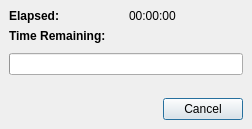
<ui version="4.0" >
 <class>Dialog</class>
 <widget class="QDialog" name="Dialog" >
  <property name="geometry" >
   <rect>
    <x>0</x>
    <y>0</y>
    <width>252</width>
    <height>129</height>
   </rect>
  </property>
  <property name="windowTitle" >
   <string>Processing</string>
  </property>
  <layout class="QVBoxLayout" >
   <property name="margin" >
    <number>9</number>
   </property>
   <property name="spacing" >
    <number>6</number>
   </property>
   <item>
    <layout class="QHBoxLayout" >
     <property name="margin" >
      <number>0</number>
     </property>
     <property name="spacing" >
      <number>6</number>
     </property>
     <item>
      <layout class="QVBoxLayout" >
       <property name="margin" >
        <number>0</number>
       </property>
       <property name="spacing" >
        <number>6</number>
       </property>
       <item>
        <widget class="QLabel" name="label_2" >
         <property name="font" >
          <font>
           <weight>75</weight>
           <bold>true</bold>
          </font>
         </property>
         <property name="text" >
          <string>Elapsed:</string>
         </property>
        </widget>
       </item>
       <item>
        <widget class="QLabel" name="label_1" >
         <property name="sizePolicy" >
          <sizepolicy>
           <hsizetype>5</hsizetype>
           <vsizetype>5</vsizetype>
           <horstretch>0</horstretch>
           <verstretch>0</verstretch>
          </sizepolicy>
         </property>
         <property name="font" >
          <font>
           <weight>75</weight>
           <bold>true</bold>
          </font>
         </property>
         <property name="text" >
          <string>Time Remaining:</string>
         </property>
        </widget>
       </item>
      </layout>
     </item>
     <item>
      <layout class="QVBoxLayout" >
       <property name="margin" >
        <number>0</number>
       </property>
       <property name="spacing" >
        <number>6</number>
       </property>
       <item>
        <widget class="QLabel" name="labelElapsed" >
         <property name="text" >
          <string>00:00:00</string>
         </property>
        </widget>
       </item>
       <item>
        <widget class="QLabel" name="labelTimeLeft" >
         <property name="text" >
          <string/>
         </property>
        </widget>
       </item>
      </layout>
     </item>
    </layout>
   </item>
   <item>
    <spacer>
     <property name="orientation" >
      <enum>Qt::Vertical</enum>
     </property>
     <property name="sizeHint" >
      <size>
       <width>20</width>
       <height>8</height>
      </size>
     </property>
    </spacer>
   </item>
   <item>
    <widget class="QProgressBar" name="progressBar" >
     <property name="orientation" >
      <enum>Qt::Horizontal</enum>
     </property>
    </widget>
   </item>
   <item>
    <spacer>
     <property name="orientation" >
      <enum>Qt::Vertical</enum>
     </property>
     <property name="sizeHint" >
      <size>
       <width>20</width>
       <height>20</height>
      </size>
     </property>
    </spacer>
   </item>
   <item>
    <layout class="QHBoxLayout" >
     <property name="margin" >
      <number>0</number>
     </property>
     <property name="spacing" >
      <number>6</number>
     </property>
     <item>
      <widget class="QDialogButtonBox" name="buttonBox" >
       <property name="orientation" >
        <enum>Qt::Horizontal</enum>
       </property>
       <property name="standardButtons" >
        <set>QDialogButtonBox::Cancel</set>
       </property>
      </widget>
     </item>
    </layout>
   </item>
  </layout>
 </widget>
 <resources/>
 <connections/>
</ui>
